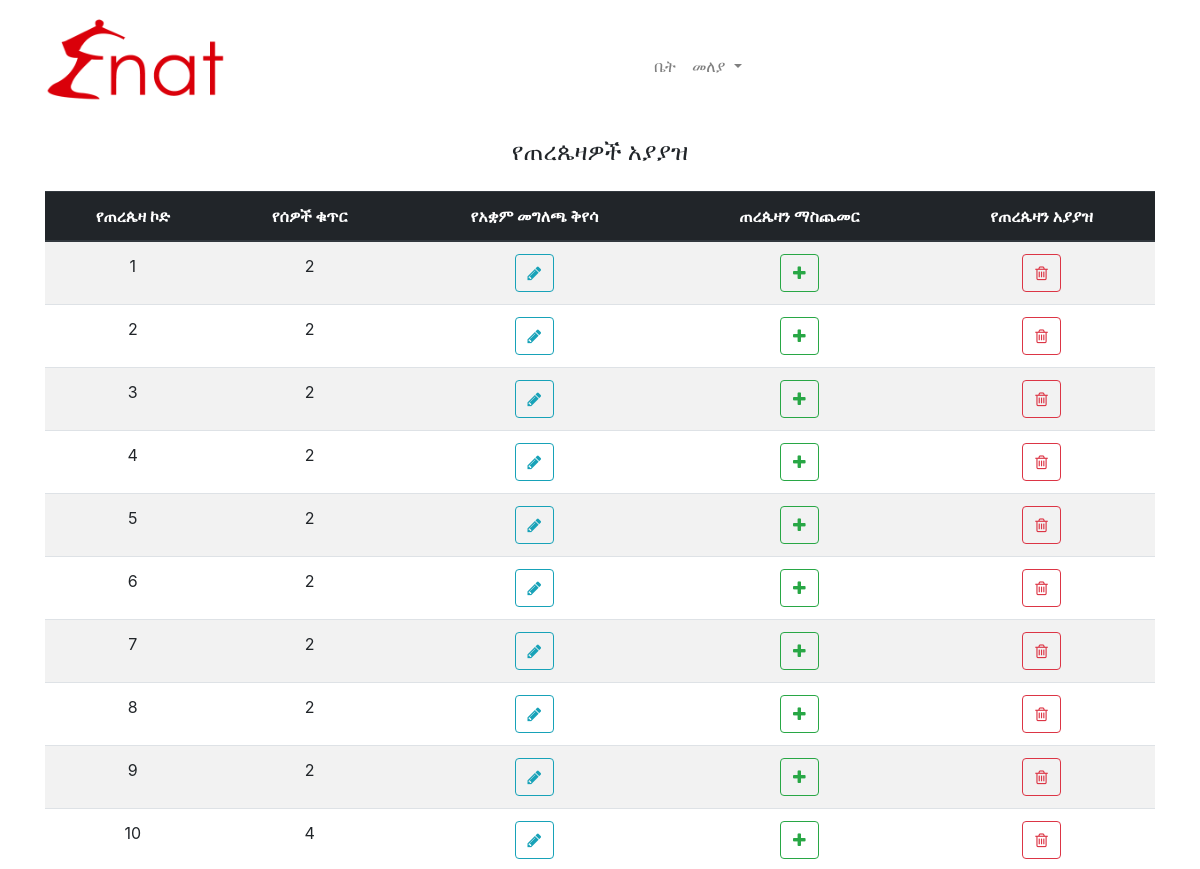
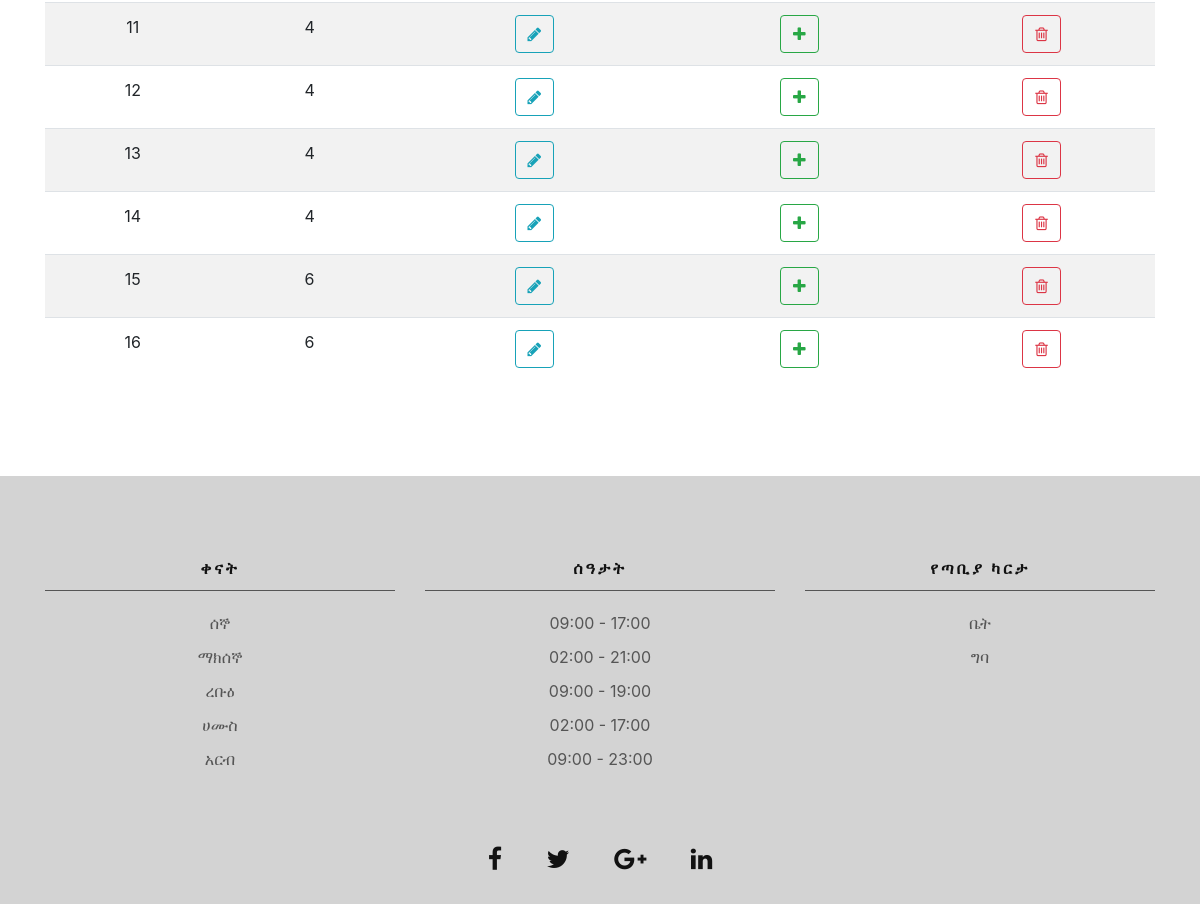
/admin/tab_management.php, run on the app's committed database (2 pictures, top to bottom).
### tables this page shows
CREATE TABLE IF NOT EXISTS `tables` (
  `id` tinyint(1) NOT NULL AUTO_INCREMENT,
  `people` tinyint(1) NOT NULL,
  PRIMARY KEY (`id`)
);

### inc/active.php (called while the page is built, shortened)
<?php
$directoryURI = $_SERVER['REQUEST_URI'];
$path = parse_url($directoryURI, PHP_URL_PATH);
$components = explode('/', $path);
$page = $components[2];
$comp = explode('.', $page);
$active = $comp[0];
?>

### admin/tab_management.php (the view, shortened to what this page needs)
<?php
require('../models/tab_management.php');?>
<!doctype html>
<html>
<?php include('../inc/header.php'); ?>
<body>
<?php include ('../inc/navigation.php'); ?>
<section id="dashboard" class="main">
<div class="container pt-2 pb-5">
<h4 class="text-center pb-3">የጠረጴዛዎች አያያዝ</h4>
<table  id="tables" class="table table-striped text-center mb-5">
<thead class="thead-dark">
<tr>
<th scope="col">የጠረጴዛ ኮድ</th>
<th scope="col">የሰዎች ቁጥር</th>
<th scope="col">የአቋም መግለጫ ቅየሳ</th>
<th scope="col">ጠረጴዛን ማስጨመር</th>
<th scope="col">የጠረጴዛን አያያዝ</th>
</tr>
</thead>
<tbody>
<?php
$tables = $conn->query("SELECT id, people FROM tables");
	if($tables->num_rows > 0):
		while($row_tab = $tables->fetch_assoc()):
?>
<tr>
<td><?= $row_tab['id']; ?></td>
<td><?= $row_tab['people']; ?></td>
<td><button type="button" class="btn btn-outline-info" data-toggle="modal" data-target="#editab<?= $row_tab['id']; ?>"><i class="fa fa-pencil" aria-hidden="true"></i></button></td>
<td><button type="button" class="btn btn-outline-success" data-toggle="modal" data-target="#addtab"><i class="fa fa-plus" aria-hidden="true"></i></button></td>
<td><button type="button" class="btn btn-outline-danger" data-toggle="modal" data-target="#deltab<?= $row_tab['id']; ?>"><i class="fa fa-trash-o" aria-hidden="true"></i></button></td>
</tr>
<?php 	endwhile;
	endif; ?>
</tbody>
</table>
</div>
<?php include('../inc/footer.php') ?>
</body>
</html>

### inc/header.php (shortened to what this page needs)
<?php include('active.php'); ?>
<head>
<link rel="stylesheet" href="../resources/bootstrap.min.css">
<link href="../resources/styles.css" rel="stylesheet" type="text/css">
<link href="https://cdnjs.cloudflare.com/ajax/libs/font-awesome/4.7.0/css/font-awesome.min.css" rel="stylesheet" type="text/css">
<link href="../resources/dataTables.bootstrap4.min.css" rel="stylesheet" type="text/css">
</head>

### inc/navigation.php (shortened to what this page needs)
<nav class="navbar fixed-top navbar-expand-lg navbar-light bg-white">
  <div class="container">
  <a class="navbar-brand" href="../index.php"><img src="../images/Web-logo-Ena3.png" width="180" alt=""/></a>
  <div class="collapse navbar-collapse" id="navbarNavDropdown">
    <ul class="navbar-nav ml-auto mr-auto">
      <li class="nav-item <?php if ($active=='index') { echo "active"; } ?>">
        <a class="nav-link" href="../index.php">ቤት<span class="sr-only">(current)</span></a>
      </li>
      <li class="nav-item dropdown <?php if (($active=='login') || ($active=='register')) { echo "active"; } ?>">
        <a class="nav-link dropdown-toggle" href="#" id="navbarDropdownMenuLink" data-toggle="dropdown" aria-haspopup="true" aria-expanded="false">
        መለያ
        </a>
      </li>
    </ul>
  </div>
  </div>
</nav>

### inc/footer.php (shortened to what this page needs)
<?php
$open = $conn->query("SELECT day_name, opened_at, closed_at FROM days INNER JOIN hours ON days.id=day_id ORDER BY days.id");
if ($open->num_rows > 0):
   while($row_open = $open->fetch_assoc()):
    $day[] = $row_open['day_name'];
    $open_at[] = $row_open['opened_at'];
    $close_at[] = $row_open['closed_at'];
   endwhile;
endif;
?>
<footer>
       <div class="container">
           <div class="row text-center">
                <div class="col-lg-4 col-md-4 col-sm-4 col-xs-6 opening">
                  <ul class="adress">
                        <span>ቀናት</span>
                        <?php for($i=0; $i<sizeof($day); $i++): ?>
                          <li><?= $day[$i]; ?></li>
                        <?php endfor; ?>
                  </ul>
                </div>
                                <div class="col-lg-4 col-md-4 col-sm-4 col-xs-6 opening">
                    <ul class="adress">
                         <span>ሰዓታት</span>
                         <?php for($i=0; $i<sizeof($day); $i++): ?>
                           <li><?= date('H:i', strtotime($open_at[$i])); ?> - <?= date('H:i', strtotime($close_at[$i])); ?></li>
                          <?php endfor; ?>
                  </ul>
                </div>
                <div class="col-lg-4 col-md-4 col-sm-4 col-xs-12">
                  <ul class="menu">
                        <span>የጣቢያ ካርታ</span>
                        <li>
                            <a href="../index.php">ቤት</a>
                        </li>
                        <li>
                            <a href="../views/login.php">ግባ</a>
                        </li>
                  </ul>
               </div>
               <div class="col-lg-12 col-lg-offset-2" id="icons">
                     <a href="http://www.facebook.com/"><i class="fa fa-facebook"></i></a>
                     <a href="http://www.twitter.com/"><i class="fa fa-twitter"></i></a>
                     <a href="http://www.plus.google.com/"><i class="fa fa-google-plus"></i></a>
                     <a href="http://www.linkedin.com/"><i class="fa fa-linkedin"></i></a>
               </div>
           </div>
  </div>
</footer>

### resources/styles.css (style rules this page uses)
.main { margin-top: 130px; }
footer { background-color:lightgrey; padding:30px 0px; }
.adress span , .menu span { color: #111111; font-weight: 800; border-bottom: 1px solid #555; padding-bottom: 10px; margin-bottom: 20px; display: block; text-transform: uppercase; font-size: 16px; letter-spacing: 3px; }
.adress , .menu { list-style: none; padding:50px 0px; }
.adress li , .menu li { margin:10px 0px; }
.adress li, .menu li a, .info li > a { color:#555; text-decoration:none; font-size:16px; }
#icons .fa { font-size:25px; color: #111111; padding: 0 20px; }

### data on the page
tables: id "1", people "2"
tables: id "2", people "2"
tables: id "3", people "2"
tables: id "4", people "2"
tables: id "5", people "2"
tables: id "6", people "2"
tables: id "7", people "2"
tables: id "8", people "2"
tables: id "9", people "2"
tables: id "10", people "4"
tables: id "11", people "4"
tables: id "12", people "4"
tables: id "13", people "4"
tables: id "14", people "4"
tables: id "15", people "6"
tables: id "16", people "6"

### other printed values
$day[$i] "ሰኞ"
$day[$i] "ማክሰኞ"
$day[$i] "ረቡዕ"
$day[$i] "ሀሙስ"
$day[$i] "አርብ"
date('H:i', strtotime($open_at[$i])) "09:00"
date('H:i', strtotime($close_at[$i])) "17:00"
date('H:i', strtotime($open_at[$i])) "02:00"
date('H:i', strtotime($close_at[$i])) "21:00"
date('H:i', strtotime($close_at[$i])) "19:00"
date('H:i', strtotime($close_at[$i])) "23:00"
